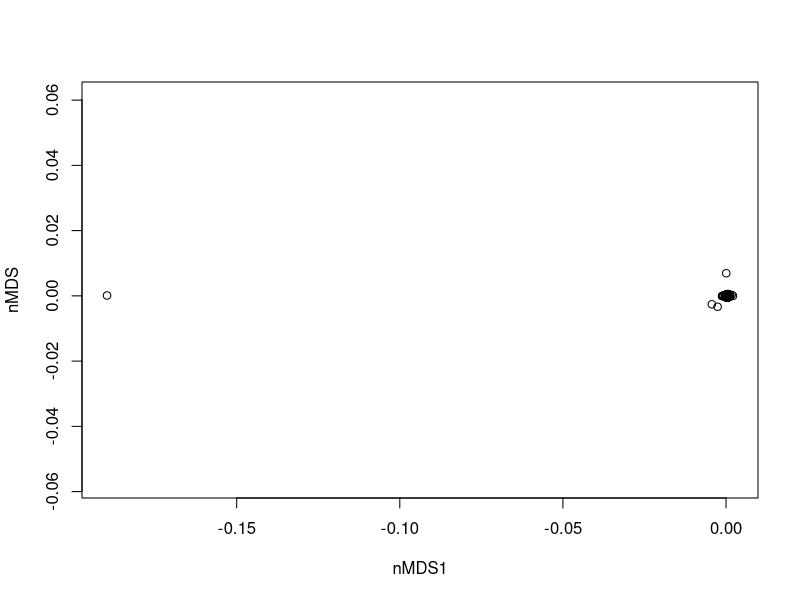

This figure's R source: (Note: this script raises an error after producing the figure.)
## ---- chunk 1
knitr::opts_chunk$set(echo = TRUE)
## ---- chunk 2
dat <- read.csv("Data/SEAK_EventID_mass.csv", header = TRUE, stringsAsFactors = TRUE)
## ---- chunk 3
library(dplyr)
library(tidyr)
library(vegan)
library(ggplot2)
## ---- chunk 4
## Site data ##
names(dat)
site <- unique(dat[, 2:17])
duplicated(site$EventID)

## Fish data ##
fish <- dat[, c(1, 2, 18)]
duplicated(fish)
fish <- spread(fish, SpCode, mass_g)
fish[is.na(fish)] <- 0
colSums(fish) # UNLARV has no data whatsoever
fish <- fish[, c(1:84, 86:97)]
## ---- chunk 5
## Covnert to P/A ##
fish.pa <- ifelse(fish[,2:96] > 0, 1, 0)
fish.pa <- data.frame(cbind(EventID = fish$EventID), fish.pa)

## Calculate species totals ##
sp.total <- colSums(fish.pa[,2:96])

## Calculate freq of occurance ##
sp.fq <- (sp.total/nrow(fish)) * 100

## Rare species ##
rare.sp <- ifelse(sp.fq < 1, names(sp.fq), NA)
rare.sp <- rare.sp[!is.na(rare.sp)]

## Filter out rare speces ##
fish <- fish[, -which(names(fish) %in% names(rare.sp))]

## Remove event where no common fish were caught ##
fish <- filter(fish, EventID != 782)
## ---- chunk 6
## EventID sums ##
event.sum <- data.frame(EventID = fish$EventID,
                        Sum = rowSums(fish[, 2:65]))
## So Event ID 38 has a TON on pollock
site[site$EventID == 38,]
fish[fish$EventID == 38,]

## ---- chunk 7
fish.trsfm <- fish^0.25
## ---- chunk 8
## To species maximum ##
fish.std <- scale(fish.trsfm[,2:65], center = FALSE, scale = apply(fish.trsfm[,2:65], 2, max))

## To EventID total ##
fish.std <- fish.std/rowSums(fish.trsfm[, 2:65])
## ---- chunk 9
dist.bray <- vegdist(fish.std, method = "bray")
mds <- metaMDS(dist.bray, k = 2)
## ---- chunk 10
plot(mds$points, asp = 1, xlab = "nMDS1", ylab = "nMDS")
## ---- chunk 11
mod1 <- adonis2(dist.bray ~ habitat)
